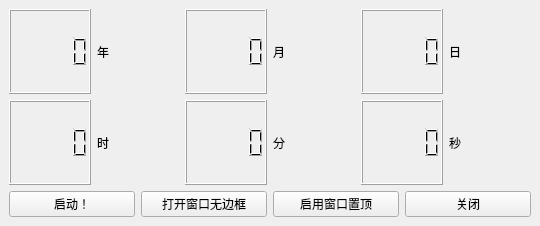
<?xml version="1.0" encoding="UTF-8"?>
<ui version="4.0">
 <class>QtClock</class>
 <widget class="QMainWindow" name="QtClock">
  <property name="geometry">
   <rect>
    <x>0</x>
    <y>0</y>
    <width>540</width>
    <height>226</height>
   </rect>
  </property>
  <property name="minimumSize">
   <size>
    <width>540</width>
    <height>226</height>
   </size>
  </property>
  <property name="maximumSize">
   <size>
    <width>540</width>
    <height>226</height>
   </size>
  </property>
  <property name="windowTitle">
   <string>Clock</string>
  </property>
  <widget class="QWidget" name="centralwidget">
   <layout class="QVBoxLayout" name="verticalLayout">
    <item>
     <layout class="QHBoxLayout" name="horizontalLayout">
      <item>
       <widget class="QLCDNumber" name="year"/>
      </item>
      <item>
       <widget class="QLabel" name="label">
        <property name="text">
         <string>年</string>
        </property>
       </widget>
      </item>
      <item>
       <widget class="QLCDNumber" name="month"/>
      </item>
      <item>
       <widget class="QLabel" name="label_2">
        <property name="text">
         <string>月</string>
        </property>
       </widget>
      </item>
      <item>
       <widget class="QLCDNumber" name="day"/>
      </item>
      <item>
       <widget class="QLabel" name="label_3">
        <property name="text">
         <string>日</string>
        </property>
       </widget>
      </item>
     </layout>
    </item>
    <item>
     <layout class="QHBoxLayout" name="horizontalLayout_2">
      <item>
       <widget class="QLCDNumber" name="hour"/>
      </item>
      <item>
       <widget class="QLabel" name="label_4">
        <property name="text">
         <string>时</string>
        </property>
       </widget>
      </item>
      <item>
       <widget class="QLCDNumber" name="minutes"/>
      </item>
      <item>
       <widget class="QLabel" name="label_5">
        <property name="text">
         <string>分</string>
        </property>
       </widget>
      </item>
      <item>
       <widget class="QLCDNumber" name="second"/>
      </item>
      <item>
       <widget class="QLabel" name="label_6">
        <property name="text">
         <string>秒</string>
        </property>
       </widget>
      </item>
     </layout>
    </item>
    <item>
     <layout class="QHBoxLayout" name="horizontalLayout_3">
      <item>
       <widget class="QPushButton" name="start_button">
        <property name="text">
         <string>启动！</string>
        </property>
       </widget>
      </item>
      <item>
       <widget class="QPushButton" name="Freamleass">
        <property name="text">
         <string>打开窗口无边框</string>
        </property>
       </widget>
      </item>
      <item>
       <widget class="QPushButton" name="windowontop">
        <property name="text">
         <string>启用窗口置顶</string>
        </property>
       </widget>
      </item>
      <item>
       <widget class="QPushButton" name="close">
        <property name="text">
         <string>关闭</string>
        </property>
       </widget>
      </item>
     </layout>
    </item>
   </layout>
  </widget>
 </widget>
 <resources/>
 <connections/>
</ui>
